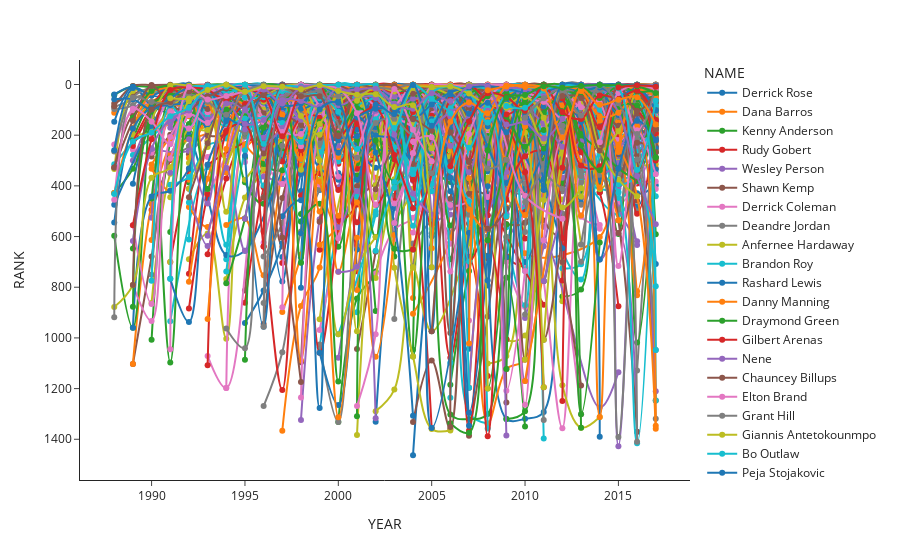

The code cell stored with this chart in its notebook:
### Code cell
import polars as pl
import plotly.express as px
#  Plot Rank by Year, and Rank by Career Year.
#  Figure out a good way to filter. Ideas are:
#       filter by league
#       Players with 5 or more years
#       Players who acheived top xx for yy or more years

#----- LOAD AND CLEAN THE DATASET
df_league_names = pl.DataFrame({
    'LEAGUE_ABBR': ['ATP', 'LPGA', 'MLB', 'NBA', 'NHL', 'PGA', 'WNBA', 'WTA'],
    'LEAGUE_NAME': [
        'Association of Tennis Professionals', 
        'Ladies Professional Golf Association', 
        'Major League Baseball', 
        'National Basketball Association', 
        'National Hockey League', 
        'Professional Golf Association', 
        'Womens National Basketball Association',  
        'Womens Tennis Association'
        ]
})
df  = (
    pl.read_csv('one-hit-wonders.csv')
    .rename(  # upper case all column names, replace spaces with underscores
        lambda c: 
            c.upper()            # column names to upper case
            .replace(' ', '_')   # blanks replaced with underscores
    )
    .filter(pl.col('DNP') == False)
    .select(
        NAME = pl.col('NAME').str.to_titlecase(),
        NAME_COUNT = pl.len().over('NAME').cast(pl.UInt8),
        YEAR = pl.col('YEAR').cast(pl.UInt16),
        CAREER_YEAR = (1 + pl.col('YEAR_INDEX')),
        PEAK_CAREER_YEAR = pl.col('PEAK_YEAR_INDEX'),
        SPORT = pl.col('SPORT_NAME').str.to_titlecase(),
        TEAM = pl.col('TEAM'),
        PLAYED_VAL = pl.col('PLAYED_VAL').cast(pl.UInt16),
        RANK = pl.col('RANK').cast(pl.UInt16),
        HIGHEST_RANK = pl.col('RANK').min().over('NAME').cast(pl.UInt8),
        FIRST_YEAR = pl.col('YEAR').min().over('NAME').cast(pl.UInt16),
        LEAGUE_ABBR = pl.col('LEAGUE').str.to_uppercase(),
    )
    .join(df_league_names, on = 'LEAGUE_ABBR', how='left')
    .filter(pl.col('HIGHEST_RANK') <= 10)
     # .sort('')
)
print(df.shape)
print(df.glimpse())
# # Convert Polars DataFrame to a dictionary for Plotly
# heatmap_data = df.to_dict(as_series=False)

# # Create the scatter
fig = px.line(
    df,
    x='YEAR',
    y='RANK',
    color='NAME',
    template='simple_white',
    markers=True,
    line_shape='spline'
    # x=heatmap_data['CUSTOMER'],
    # y=heatmap_data['LOCATION'],
    # z=heatmap_data['TOTAL'],
    # labels={"x": 'CUSTOMER', "y": 'LOCATION', "z": 'TOTAL SPEND'},
    # color_continuous_scale='greens',
    # text_auto='$,d'# text_auto=".2f",
    # # title='SALES BY CUSTOMER, LOCATION'
)

fig.update_yaxes(autorange='reversed')
# fig.update_layout(
#     title=dict(text='Sales by Cusomer, Location')
# )
# fig.update(layout_coloraxis_showscale=False)
fig.show()
